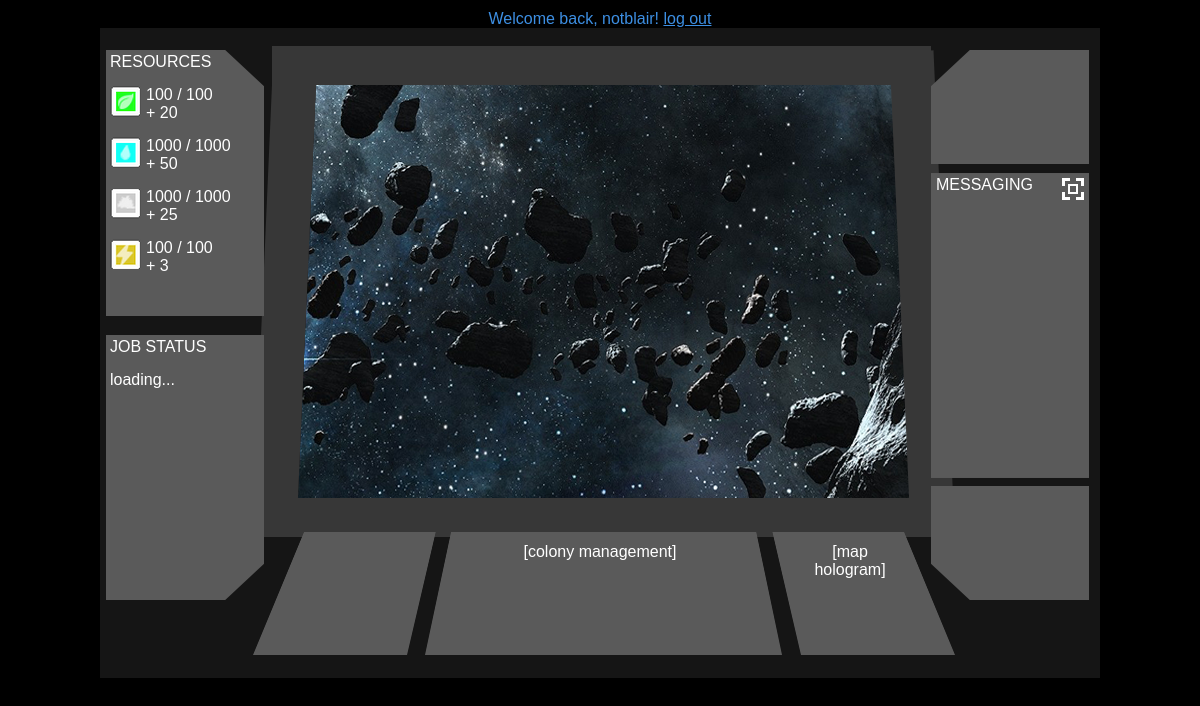
The app's page /?p=command_center (signed in) with its own data.
### tables this page shows
CREATE TABLE `users` (
  `id` int(10) unsigned NOT NULL AUTO_INCREMENT,
  `username` varchar(16) NOT NULL,
  `password` varchar(42) NOT NULL,
  `cookie_login_key` varchar(42) NOT NULL,
  `email` varchar(35) NOT NULL,
  `group` varchar(6) NOT NULL,
  `date_registered` bigint(20) unsigned NOT NULL,
  `last_login` bigint(20) unsigned NOT NULL,
  PRIMARY KEY (`id`),
  KEY `username` (`username`)
);

CREATE TABLE `colonies` (
  `id` int(10) unsigned NOT NULL AUTO_INCREMENT,
  `player_id` int(11) NOT NULL,
  `x_coord` int(11) NOT NULL,
  `y_coord` int(11) NOT NULL,
  `last_resource_update` int(11) unsigned NOT NULL,
  `resource1_capacity` int(11) NOT NULL,
  `resource1_stock` float NOT NULL,
  `resource1_production_rate` int(11) NOT NULL,
  `resource1_consumption_rate` int(11) NOT NULL,
  `resource2_capacity` int(11) NOT NULL,
  `resource2_stock` float NOT NULL,
  `resource2_production_rate` int(11) NOT NULL,
  `resource2_consumption_rate` int(11) NOT NULL,
  `resource3_capacity` int(11) NOT NULL,
  `resource3_stock` float NOT NULL,
  `resource3_production_rate` int(11) NOT NULL,
  `resource3_consumption_rate` int(11) NOT NULL,
  `resource4_capacity` int(11) NOT NULL,
  `resource4_stock` float NOT NULL,
  `resource4_production_rate` int(11) NOT NULL,
  `resource4_consumption_rate` int(11) NOT NULL,
  PRIMARY KEY (`id`)
);

### index.php (called while the page is built, shortened)
<?php
require(WEBROOT .'classes/Page.php');
require(WEBROOT .'classes/User.php');
require(WEBROOT .'classes/Colony.php');
$User = new User();
$Page = new Page($_GET['p'], 'game');
$Page->execute();
$Page->render();
?>

### classes/Colony_Resource.php (called while the page is built)
<?php
class Colony_Resource
{
	public $stock, $capacity, $production_rate, $consumption_rate;
	function __construct($capacity, $stock, $production_rate, $consumption_rate)
	{
		$this->capacity = $capacity;
		$this->stock = $stock;
		$this->production_rate = $production_rate;
		$this->consumption_rate = $consumption_rate;
	}
	public function update($hours_passed)
	{
		$net_prod_rate = $this->production_rate - $this->consumption_rate;
		$this->stock += ( $hours_passed * $net_prod_rate);
		if ( $this->stock > $this->capacity )
			$this->stock = $this->capacity;
	}
}
?>

### classes/Colony.php (called while the page is built, shortened)
<?php
class Colony
{
	public $id, $player_id, $x_coord, $y_coord, $last_resource_update, $resources;
	function __construct($id)
	{
		$this->id = $id;
		$this->fetch_data();
	}
	public function fetch_data()
	{
		global $Mysql;
		$colony_qry = $Mysql->query("SELECT * FROM `colonies`
			WHERE `id`=". $this->id);
	}
}
?>

### classes/User.php (called while the page is built, shortened)
<?php
class User
{
	public $id, $username, $email, $group, $colony_ids;
	function __construct()
	{
		if ( $this->logged_in() )
		{
			$this->id = $_SESSION['user_id'];
			$this->get_user_data_from_database();
		}
	}
	public function logged_in()
	{
		if ( isset($_SESSION['user_id']) )
		{
			return true;
		}
	}
	public function get_user_data_from_database()
	{
		global $Mysql;
		$user_qry = $Mysql->query("SELECT * FROM `users`
			WHERE `id`=". $this->id);
		$user_qry->data_seek(0);
		$user_row = $user_qry->fetch_assoc();
		$this->id = $user_row['id'];
		$this->username = $user_row['username'];
		$colony_ids_query = $Mysql->query("SELECT `id` FROM `colonies` WHERE `player_id` = '". $this->id ."'");
		$colony_id_row = $colony_ids_query->fetch_assoc();
	}
}
?>

### classes/Colony_Resources.php (the view, shortened to what this page needs)
<?php
class Colony_Resources
{
	public function print_summary()
	{
		foreach ( $this as $field => $resource )
		{
			echo '<div style="margin-bottom:15px;">';
			echo	'<div style="float:left; margin-right: 5px;">
						<image src="media/themes/default/images/'. $field .'.png" /> '.
					'</div>'.
					round($resource->stock) .' / '. $resource->capacity .'<br />'.
					'+ '. ($resource->production_rate - $resource->consumption_rate).
					'<div style="clear:left"></div>';
			echo '</div>';
		}
	}
}
?>

### layouts/game1.php
<div class="horizontal-nav1">
	Welcome back, <?php echo $User->username; ?>! <a href="/?p=logout">log out</a>
</div>

### media/themes/default/main.css (style rules this page uses)
body { font-family: "courier, Arial", "Helvetica", "Times New Roman"; color: #3d8fe3; text-align: center; margin: 10px 0px 10px 0px; background-color: black; }
a { color: #3d8fe3; }

### records on screen
users: username "notblair"
colonies: shows a picture, resource1_capacity "100", $resource->production_rate-$resource->consumption_rate "20", resource2_capacity "1000", $resource->production_rate-$resource->consumption_rate "50", resource3_capacity "1000", $resource->production_rate-$resource->consumption_rate "25", resource4_capacity "100", $resource->production_rate - $resource->consumption_rate "3"
